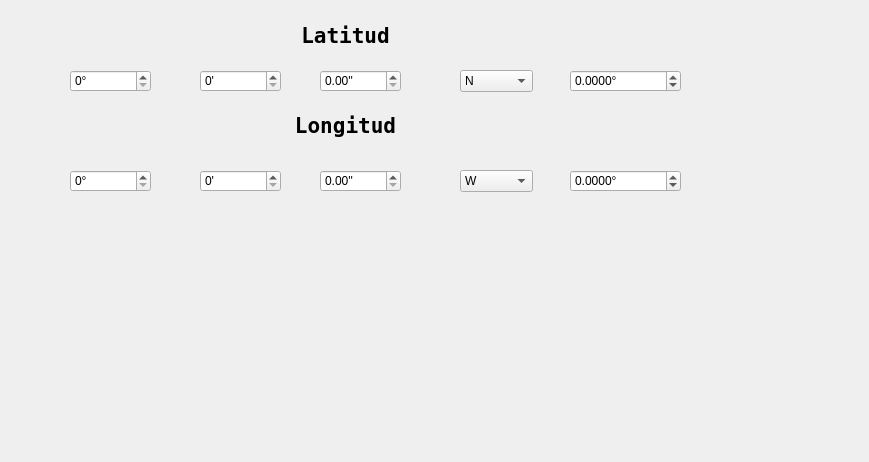
<?xml version="1.0" encoding="UTF-8"?>
<ui version="4.0">
 <class>LatLonCalcDialogBase</class>
 <widget class="QDialog" name="LatLonCalcDialogBase">
  <property name="geometry">
   <rect>
    <x>0</x>
    <y>0</y>
    <width>869</width>
    <height>462</height>
   </rect>
  </property>
  <property name="windowTitle">
   <string>Calculadora de Coords</string>
  </property>
  <widget class="QLabel" name="label">
   <property name="geometry">
    <rect>
     <x>290</x>
     <y>20</y>
     <width>111</width>
     <height>31</height>
    </rect>
   </property>
   <property name="font">
    <font>
     <family>NSimSun</family>
     <pointsize>16</pointsize>
     <weight>75</weight>
     <bold>true</bold>
    </font>
   </property>
   <property name="cursor">
    <cursorShape>WaitCursor</cursorShape>
   </property>
   <property name="text">
    <string>Latitud</string>
   </property>
   <property name="alignment">
    <set>Qt::AlignCenter</set>
   </property>
  </widget>
  <widget class="QSpinBox" name="spbLatD">
   <property name="geometry">
    <rect>
     <x>70</x>
     <y>70</y>
     <width>81</width>
     <height>22</height>
    </rect>
   </property>
   <property name="suffix">
    <string>°</string>
   </property>
   <property name="maximum">
    <number>90</number>
   </property>
  </widget>
  <widget class="QSpinBox" name="spbLatM">
   <property name="geometry">
    <rect>
     <x>200</x>
     <y>70</y>
     <width>81</width>
     <height>22</height>
    </rect>
   </property>
   <property name="suffix">
    <string>'</string>
   </property>
   <property name="maximum">
    <number>59</number>
   </property>
  </widget>
  <widget class="QDoubleSpinBox" name="spbLatS">
   <property name="geometry">
    <rect>
     <x>320</x>
     <y>70</y>
     <width>81</width>
     <height>22</height>
    </rect>
   </property>
   <property name="prefix">
    <string/>
   </property>
   <property name="suffix">
    <string>''</string>
   </property>
   <property name="decimals">
    <number>2</number>
   </property>
   <property name="maximum">
    <double>59.990000000000002</double>
   </property>
  </widget>
  <widget class="QComboBox" name="cmbLatH">
   <property name="geometry">
    <rect>
     <x>460</x>
     <y>70</y>
     <width>73</width>
     <height>22</height>
    </rect>
   </property>
   <property name="currentText">
    <string>N</string>
   </property>
   <item>
    <property name="text">
     <string>N</string>
    </property>
   </item>
   <item>
    <property name="text">
     <string>S</string>
    </property>
   </item>
  </widget>
  <widget class="QDoubleSpinBox" name="spbLatGD">
   <property name="geometry">
    <rect>
     <x>570</x>
     <y>70</y>
     <width>111</width>
     <height>22</height>
    </rect>
   </property>
   <property name="suffix">
    <string>°</string>
   </property>
   <property name="decimals">
    <number>4</number>
   </property>
   <property name="minimum">
    <double>-90.000000000000000</double>
   </property>
   <property name="maximum">
    <double>90.000000000000000</double>
   </property>
  </widget>
  <widget class="QLabel" name="label_2">
   <property name="geometry">
    <rect>
     <x>280</x>
     <y>110</y>
     <width>131</width>
     <height>31</height>
    </rect>
   </property>
   <property name="font">
    <font>
     <family>NSimSun</family>
     <pointsize>16</pointsize>
     <weight>75</weight>
     <bold>true</bold>
    </font>
   </property>
   <property name="cursor">
    <cursorShape>WaitCursor</cursorShape>
   </property>
   <property name="text">
    <string>Longitud</string>
   </property>
   <property name="alignment">
    <set>Qt::AlignCenter</set>
   </property>
  </widget>
  <widget class="QSpinBox" name="spbLonD">
   <property name="geometry">
    <rect>
     <x>70</x>
     <y>170</y>
     <width>81</width>
     <height>22</height>
    </rect>
   </property>
   <property name="suffix">
    <string>°</string>
   </property>
   <property name="maximum">
    <number>180</number>
   </property>
  </widget>
  <widget class="QSpinBox" name="spbLonM">
   <property name="geometry">
    <rect>
     <x>200</x>
     <y>170</y>
     <width>81</width>
     <height>22</height>
    </rect>
   </property>
   <property name="suffix">
    <string>'</string>
   </property>
   <property name="maximum">
    <number>59</number>
   </property>
  </widget>
  <widget class="QDoubleSpinBox" name="spbLonS">
   <property name="geometry">
    <rect>
     <x>320</x>
     <y>170</y>
     <width>81</width>
     <height>22</height>
    </rect>
   </property>
   <property name="prefix">
    <string/>
   </property>
   <property name="suffix">
    <string>''</string>
   </property>
   <property name="decimals">
    <number>2</number>
   </property>
   <property name="maximum">
    <double>59.990000000000002</double>
   </property>
  </widget>
  <widget class="QComboBox" name="cmbLonH">
   <property name="geometry">
    <rect>
     <x>460</x>
     <y>170</y>
     <width>73</width>
     <height>22</height>
    </rect>
   </property>
   <property name="currentText">
    <string>W</string>
   </property>
   <item>
    <property name="text">
     <string>W</string>
    </property>
   </item>
   <item>
    <property name="text">
     <string>E</string>
    </property>
   </item>
  </widget>
  <widget class="QDoubleSpinBox" name="spbLonGD">
   <property name="geometry">
    <rect>
     <x>570</x>
     <y>170</y>
     <width>111</width>
     <height>22</height>
    </rect>
   </property>
   <property name="suffix">
    <string>°</string>
   </property>
   <property name="decimals">
    <number>4</number>
   </property>
   <property name="minimum">
    <double>-180.000000000000000</double>
   </property>
   <property name="maximum">
    <double>180.000000000000000</double>
   </property>
  </widget>
 </widget>
 <resources/>
 <connections/>
</ui>
